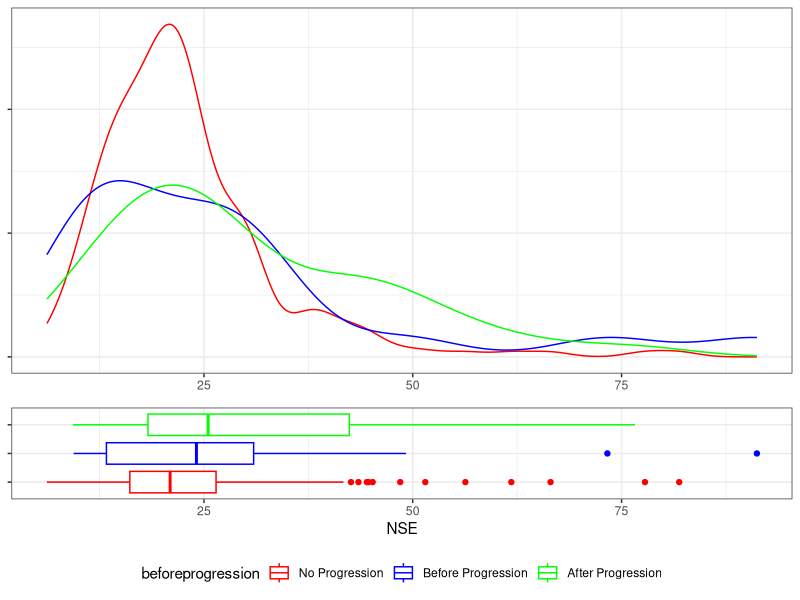
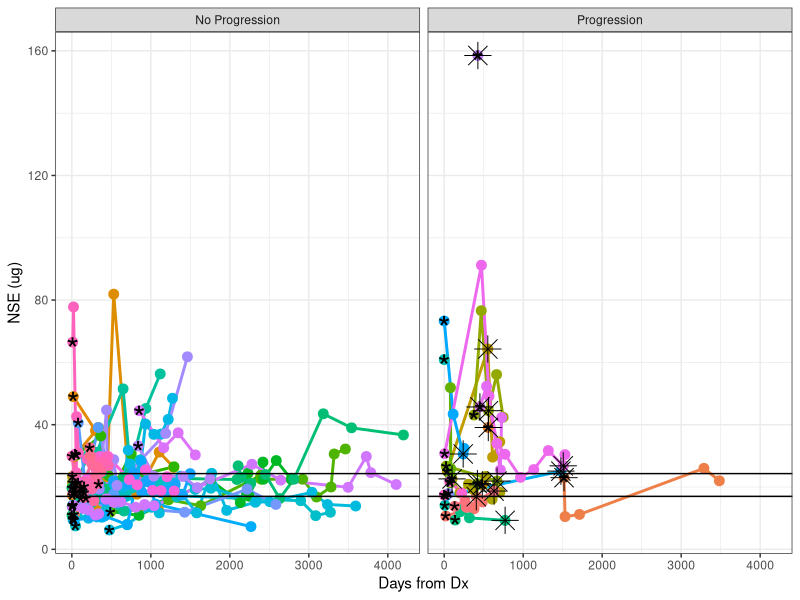
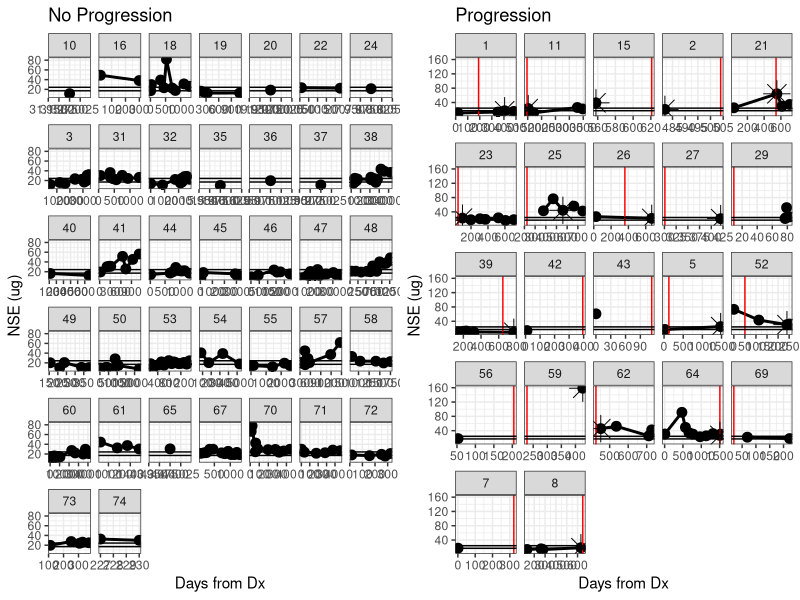
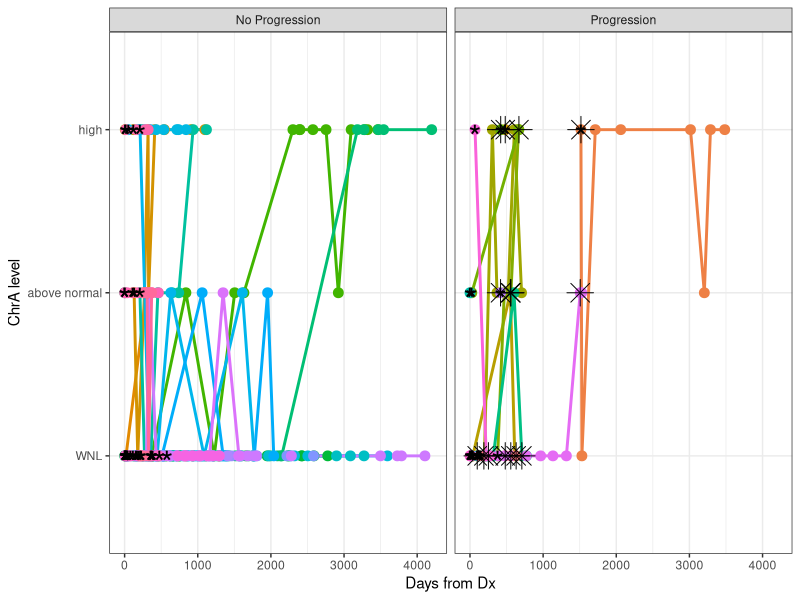
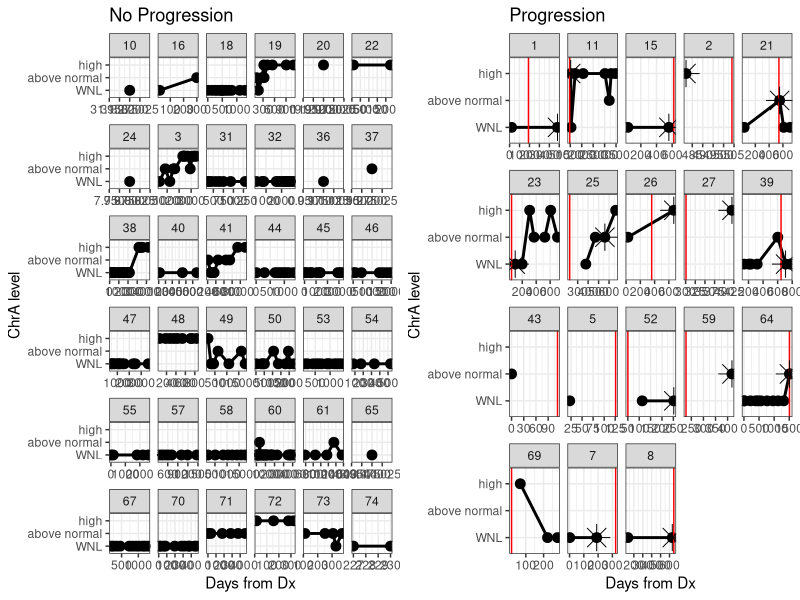

Write R code to recreate these figures, in order.
## ---- chunk 1
library(ggplot2)
library(reshape)
library(plyr)
library(RColorBrewer)
library(knitr)
library(xtable)
library(gridExtra)

options(xtable.type="html", xtable.caption.placement="top", xtable.include.row.names=FALSE)
opts_chunk$set(comment=NA, echo=FALSE, warning=FALSE, message=FALSE, error=FALSE, fig.width=10, fig.height=5)

lab.thresh.NSE <- 17
lab.thresh.ChrAnew <- 84.7

findclosestdatebefore <- function(dates, refdate, checkorder=FALSE) {
  
  if (all(is.na(dates))) {
    return(NA)
  }
  
  if (is.na(refdate)) {
    return(NA)
  }
  
  # find the closest date occuring before a reference date
  result <- dates[with(data.pt, which.min(dates - refdate))]
  if (checkorder & result > refdate) {
    result <- NA
    }
  
  result
}


ddpfcl <- function(a) {
  refdate <- a$firstprg[1]
  findclosestdatebefore(a$Date, refdate)
}

## ---- chunk 2

data <- read.csv("data/2014-06-03_NSE_ChrA_all.csv",
                 colClasses=c("factor", "character", "numeric", "numeric", "numeric"))

metadata <- read.csv("data/2014-06-03_MCC_Dx_Px_dates.csv")

metadata.cols <- c("id", "mccdxdat", "progfree", "firstprg", "nseprgda", "nse1date", "chrne1da", "chraprgdanew", "chraprgdaold")
metadata.use <- metadata[, metadata.cols]
metadata.use[metadata.use == ""] <- NA

data.merge <- merge(data, metadata.use, by.x="PtNum", by.y="id")

data.merge <- transform(data.merge,
                        Date=as.Date(Date, format="%m/%d/%Y"),
                        mccdxdat=as.Date(mccdxdat, format="%m/%d/%Y"),
                        progfree=as.Date(progfree, format="%m/%d/%Y"),
                        firstprg=as.Date(firstprg, format="%m/%d/%Y"),
                        nse1date=as.Date(nse1date, format="%m/%d/%Y"),
                        nseprgda=as.Date(nseprgda, format="%m/%d/%Y"),
                        chrne1da=as.Date(chrne1da, format="%m/%d/%Y"),
                        chraprgdanew=as.Date(chraprgdanew, format="%m/%d/%Y"),
                        chraprgdaold=as.Date(chraprgdaold, format="%m/%d/%Y")
                        )

data.merge$chraprgda <-data.merge$chraprgdanew
baddate <- is.na(data.merge$chraprgdanew)
data.merge$chraprgda[baddate] <- data.merge$chraprgdaold[baddate]

data.merge <- transform(data.merge,
                        DateDays=difftime(Date, mccdxdat, units="days"),
                        
                        progfreedays=ifelse(is.na(progfree),
                                            difftime(firstprg, mccdxdat, units="days"),
                                            difftime(progfree, mccdxdat, unit="days")),
                        
                        firstprgdays=difftime(firstprg, mccdxdat, units="days"),
                        
                        DateWeeks=difftime(Date, mccdxdat, units="weeks"),

                        progfreeweeks=ifelse(is.na(progfree),
                                             difftime(firstprg, mccdxdat, units="weeks"),
                                             difftime(progfree, mccdxdat, unit="weeks")),
                        
                        progressed=factor(is.na(firstprg),
                                           levels=c(TRUE, FALSE),
                                           labels=c("No Progression", "Progression"),
                                           ordered=TRUE),
                        
                        closestnsedate=Date == nseprgda,
                        closestchradate=Date == chraprgda
                        )

beforeprogression <- with(data.merge, Date <= firstprg)
beforeprogression[is.na(beforeprogression)] <- "No Progression"

data.merge$beforeprogression <- factor(beforeprogression,
                                       levels=c("No Progression", TRUE, FALSE),
                                       labels=c("No Progression", "Before Progression", "After Progression"),
                                       ordered=TRUE)

chra.old.cutpoints <- c(0, 25, 53.75, 1000)
chra.new.cutpoints <- c(0, 84.7, 105.65, 1000)

data.merge <- transform(data.merge,
                        ChrAo.cut=cut(ChrAo, breaks=chra.old.cutpoints, 
                                      labels=c("WNL", "above normal", "high"),
                                      ordered_result=TRUE),
                        ChrAn.cut=cut(ChrAn, breaks=chra.new.cutpoints,
                                      labels=c("WNL", "above normal", "high"),
                                      ordered_result=TRUE)
                        )

data.merge$ChrA.cut <- factor(with(data.merge, ifelse(is.na(ChrAn.cut), as.character(ChrAo.cut), as.character(ChrAn.cut))),
                              levels=c("WNL", "above normal", "high"), ordered=TRUE)

# foo <- ddply(data.merge, .(PtNum), ddpfcl)
# colnames(foo) <- c("PtNum", "mintestdate")
# bar <- merge(data.merge, foo, by="PtNum")
# head(data.merge[, c("beforeprogression", "progressed", "progfree", "firstprg", "firstprgdays")])

## ---- chunk 3
summary(subset(data.merge, NSE > lab.thresh.NSE)$NSE)
## ---- chunk 4
foo <- ddply(data.merge, .(PtNum), function(x) data.frame(progressed=any(x$progressed == "Progression"), NSE=any(!is.na(x$NSE))))
tbl <- with(foo, table(progressed, NSE))
rownames(tbl) <- c("No Progression", "Progression")
colnames(tbl) <- c("NSE not available", "NSE available")
xtable(tbl)
## ---- chunk 5
nse.cutpoints <- data.frame(y=c(17, 24.3))

pointspersample <- ddply(data.merge, .(PtNum), nrow)
samples.keep <- subset(pointspersample, V1 > 3)$PtNum
# samples.keep <- c(18, 31, 38, 53, 64, 8)

plot.data <- subset(data.merge, !is.na(NSE) & as.numeric(DateDays) >= 0 & PtNum %in% samples.keep)

p1 <- ggplot(plot.data, aes(x=NSE, group=beforeprogression, color=beforeprogression))
p1 <-p1 + geom_density()
p1 <- p1 + scale_color_manual(values=c("red", "blue", "green"))
p1 <- p1 + theme_bw()
p1 <- p1 + theme(axis.text.y=element_blank(), axis.title.y=element_blank(),
                 axis.title.x=element_blank(), legend.position="none")

p2 <- ggplot(plot.data, aes(y=NSE, x=beforeprogression, color=beforeprogression))
p2 <-p2 + geom_boxplot()
p2 <- p2 + scale_color_manual(values=c("red", "blue", "green"))
p2 <- p2 + coord_flip()

p2 <- p2 + theme_bw()
p2 <- p2 + theme(axis.text.y=element_blank(), axis.title.y=element_blank(), legend.position="bottom")

grid.arrange(p1, p2, nrow=2, heights = unit(c(2,1), "null"))
## ---- chunk 6
nse.cutpoints <- data.frame(y=c(17, 24.3))

# pointspersample <- ddply(data.merge, .(PtNum), nrow)
# samples.keep <- subset(pointspersample, V1 > 3)$PtNum
# samples.keep <- c(18, 31, 38, 53, 64, 8)
samples.keep <- metadata$id

plot.data <- subset(data.merge, !is.na(NSE) & as.numeric(DateDays) >= 0 & PtNum %in% samples.keep)

p <- ggplot(plot.data, aes(x=as.numeric(DateDays), y=NSE, group=PtNum))
p <- p + geom_line(aes(color=PtNum), size=1)
p <- p + geom_point(aes(color=PtNum), size=3)
# p <- p + facet_wrap(~ PtNum)

# Get the first point to highlight
min.plot.data <- ddply(plot.data, .(PtNum), function(x) x[which(min(x$Date) == x$Date), ])
p <- p + geom_point(data=min.plot.data, aes(x=as.numeric(DateDays), y=NSE, group=PtNum), shape="*", size=8)

# get the closest test date to progression
closest.prog <- subset(plot.data, closestnsedate & progressed == "Progression")
p <- p + geom_point(data=closest.prog, aes(x=as.numeric(DateDays), y=NSE, group=PtNum), shape=8, size=6)

# Draw cutpoints
p <- p + geom_hline(data=nse.cutpoints, aes(yintercept=y))

p <- p + facet_grid(~ progressed)

p <- p + labs(x="Days from Dx", y="NSE (ug)")
p <- p + theme_bw()
p <- p + theme(legend.position="none")
print(p)
## ---- chunk 7

plot.nse <- function(plot.data, nsecutpoints, title=NA, ...) {
p <- ggplot(plot.data, aes(x=as.numeric(DateDays), y=NSE, group=PtNum))
p <- p + geom_line(size=1)
p <- p + geom_point( size=3)

# mark the date of progression, if it exists
prog.data <- unique(subset(plot.data, !is.na(firstprgdays))[, c("PtNum", "firstprgdays")])
p <- p + geom_vline(data=prog.data, aes(xintercept=as.numeric(firstprgdays)), color="red")
# p <- p + geom_point(data=min.plot.data, aes(x=as.numeric(DateDays), y=NSE, group=PtNum), shape="*", size=8, color="red")

# get the closest test date to progression
closest.prog <- subset(plot.data, closestnsedate & progressed == "Progression")
p <- p + geom_point(data=closest.prog, aes(x=as.numeric(DateDays), y=NSE, group=PtNum), shape=8, size=6)

# Draw cutpoints
p <- p + geom_hline(data=nse.cutpoints, aes(yintercept=y))

p <- p + facet_wrap(~ PtNum, scale="free_x")
p <- p + labs(x="Days from Dx", y="NSE (ug)", title=title)

p <- p + theme_bw()
p <- p + theme(legend.position="none")

p

}

## ---- chunk 8
# pointspersample <- ddply(data.merge, .(PtNum), nrow)
# samples.keep <- subset(pointspersample, V1 > 3)$PtNum
# samples.keep <- c(18, 31, 38, 53, 64, 8)
samples.keep <- metadata$id
plot.data <- subset(data.merge, !is.na(NSE) & as.numeric(DateDays) >= 0 & PtNum %in% samples.keep)

p.progressed <- plot.nse(subset(plot.data, progressed == "Progression"), nse.cutpoints, title="Progression")
p.noprogressed <- plot.nse(subset(plot.data, progressed == "No Progression"), nse.cutpoints, title="No Progression")

grid.arrange(p.noprogressed, p.progressed, ncol=2)

## ---- chunk 9
summary(subset(data.merge, ChrAn >= lab.thresh.ChrAnew)$ChrAn)
## ---- chunk 10
plot.data <- subset(data.merge, !is.na(ChrA.cut))

p <- ggplot(plot.data, aes(x=as.numeric(DateDays), y=ChrA.cut, group=PtNum))
p <- p + geom_line(aes(color=PtNum), size=1)
p <- p + geom_point(aes(color=PtNum), size=3)
# p <- p + facet_wrap(~ PtNum)

# Get the first point to highlight
min.plot.data <- ddply(plot.data, .(PtNum), function(x) x[which(min(x$Date) == x$Date), ])
p <- p + geom_point(data=min.plot.data, aes(x=as.numeric(DateDays), y=ChrA.cut, group=PtNum), shape="*", size=8)

# get the closest test date to progression
closest.prog <- subset(plot.data, closestchradate & progressed == "Progression")
p <- p + geom_point(data=closest.prog, aes(x=as.numeric(DateDays), y=ChrA.cut, group=PtNum), shape=8, size=6)

p <- p + facet_grid(~ progressed)

p <- p + labs(x="Days from Dx", y="ChrA level")
p <- p + theme_bw()
p <- p + theme(legend.position="none")
print(p)
## ---- chunk 11

plot.chra <- function(plot.data, title=NA, ...) {
p <- ggplot(plot.data, aes(x=as.numeric(DateDays), y=ChrA.cut, group=PtNum))
p <- p + geom_line(size=1)
p <- p + geom_point( size=3)

# mark the date of progression, if it exists
prog.data <- unique(subset(plot.data, !is.na(firstprgdays))[, c("PtNum", "firstprgdays")])
p <- p + geom_vline(data=prog.data, aes(xintercept=as.numeric(firstprgdays)), color="red")
# p <- p + geom_point(data=min.plot.data, aes(x=as.numeric(DateDays), y=NSE, group=PtNum), shape="*", size=8, color="red")

# get the closest test date to progression
closest.prog <- subset(plot.data, closestchradate & progressed == "Progression")
p <- p + geom_point(data=closest.prog, aes(x=as.numeric(DateDays), y=ChrA.cut, group=PtNum), shape=8, size=6)

p <- p + facet_wrap(~ PtNum, scale="free_x")
p <- p + labs(x="Days from Dx", y="ChrA level", title=title)

p <- p + theme_bw()
p <- p + theme(legend.position="none")

p

}

## ---- chunk 12
plot.data <- subset(data.merge, !is.na(ChrA.cut))

p.progressed <- plot.chra(subset(plot.data, progressed == "Progression"), title="Progression")
p.noprogressed <- plot.chra(subset(plot.data, progressed == "No Progression"), title="No Progression")

grid.arrange(p.noprogressed, p.progressed, ncol=2)
